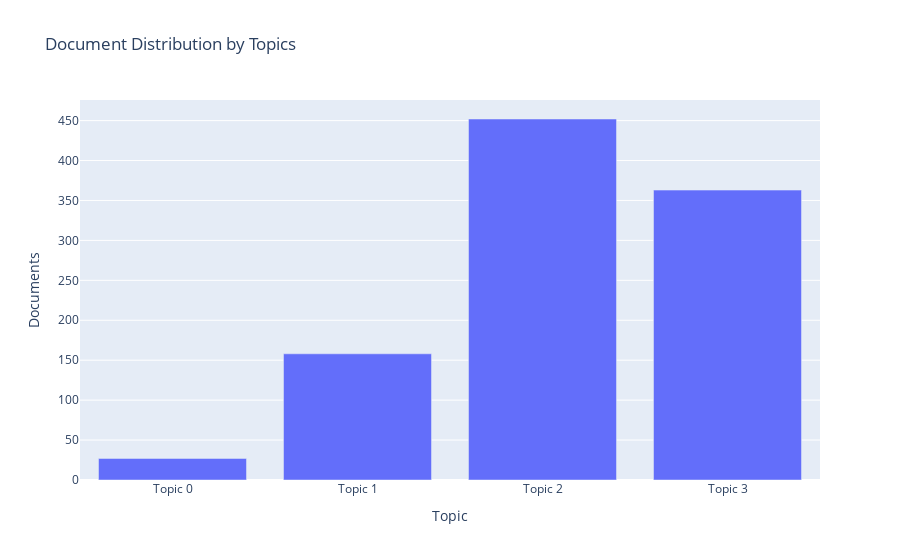

Here is the notebook cell this chart was saved with:
### Code cell
plot_model(lda, plot='topic_distribution')

### Figure 1 — Plotly figure (JSON) as saved in the notebook; plotly's stock layout.template omitted (floating-point values rounded to 4 significant figures)
{"data": [{"alignmentgroup": "True", "customdata": [["rice, farmer, land, small, area, farm, use, group, sector, crop"], ["work, home, use, help, product, start, invest, client, well, sale"], ["small, family, community, work, husband, live, start, well, good, new"], ["marry, group, stock, family, pay, start, member, milk, increase, fee"]], "hoverlabel": {"namelength": 0}, "hovertemplate": "Topic=%{x}<br>Documents=%{y}<br>Keyword=%{customdata[0]}", "legendgroup": "", "marker": {"color": "#636efa"}, "name": "", "offsetgroup": "", "orientation": "v", "showlegend": false, "textposition": "auto", "type": "bar", "x": ["Topic 0", "Topic 1", "Topic 2", "Topic 3"], "xaxis": "x", "y": [27, 158, 452, 363], "yaxis": "y"}], "layout": {"barmode": "relative", "legend": {"tracegroupgap": 0}, "title": {"text": "Document Distribution by Topics"}, "xaxis": {"anchor": "y", "domain": [0, 1], "title": {"text": "Topic"}}, "yaxis": {"anchor": "x", "domain": [0, 1], "title": {"text": "Documents"}}}}
